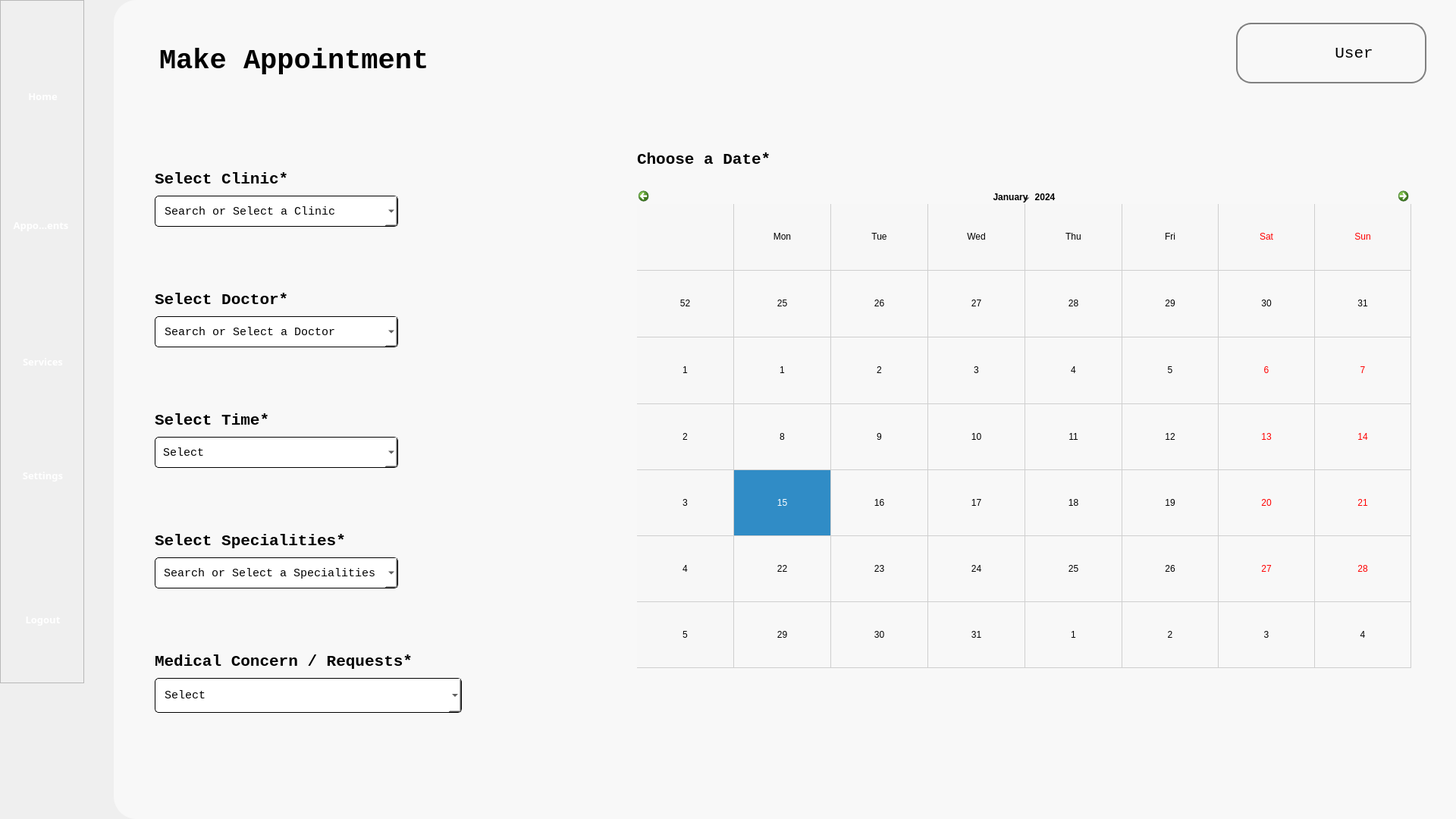
<?xml version="1.0" encoding="UTF-8"?>
<ui version="4.0">
 <class>Form</class>
 <widget class="QWidget" name="Form">
  <property name="geometry">
   <rect>
    <x>0</x>
    <y>0</y>
    <width>1920</width>
    <height>1080</height>
   </rect>
  </property>
  <property name="windowTitle">
   <string>Form</string>
  </property>
  <property name="styleSheet">
   <string notr="true">background-color: &quot;#B6D0E2&quot; </string>
  </property>
  <widget class="QWidget" name="whitebg" native="true">
   <property name="geometry">
    <rect>
     <x>150</x>
     <y>0</y>
     <width>1771</width>
     <height>1080</height>
    </rect>
   </property>
   <property name="cursor">
    <cursorShape>ArrowCursor</cursorShape>
   </property>
   <property name="styleSheet">
    <string notr="true">background-color: #F8F8F8;
border-bottom-left-radius: 30px;
border-top-left-radius: 30px;
</string>
   </property>
   <widget class="QPushButton" name="noti_icon">
    <property name="geometry">
     <rect>
      <x>1380</x>
      <y>30</y>
      <width>70</width>
      <height>81</height>
     </rect>
    </property>
    <property name="text">
     <string/>
    </property>
    <property name="icon">
     <iconset>
      <normaloff>Images/icon/notification.png</normaloff>Images/icon/notification.png</iconset>
    </property>
    <property name="iconSize">
     <size>
      <width>40</width>
      <height>40</height>
     </size>
    </property>
   </widget>
   <widget class="QLabel" name="fad_title">
    <property name="geometry">
     <rect>
      <x>60</x>
      <y>40</y>
      <width>481</width>
      <height>81</height>
     </rect>
    </property>
    <property name="font">
     <font>
      <family>Consolas</family>
      <pointsize>28</pointsize>
      <weight>75</weight>
      <bold>true</bold>
     </font>
    </property>
    <property name="text">
     <string>Make Appointment</string>
    </property>
   </widget>
   <widget class="QFrame" name="user_frame">
    <property name="geometry">
     <rect>
      <x>1480</x>
      <y>30</y>
      <width>251</width>
      <height>80</height>
     </rect>
    </property>
    <property name="styleSheet">
     <string notr="true">border-radius: 20px; border: 2px solid #808080</string>
    </property>
    <property name="frameShape">
     <enum>QFrame::StyledPanel</enum>
    </property>
    <property name="frameShadow">
     <enum>QFrame::Raised</enum>
    </property>
    <widget class="QLabel" name="profile_icon">
     <property name="geometry">
      <rect>
       <x>10</x>
       <y>10</y>
       <width>60</width>
       <height>60</height>
      </rect>
     </property>
     <property name="styleSheet">
      <string notr="true">border: none</string>
     </property>
     <property name="text">
      <string/>
     </property>
     <property name="pixmap">
      <pixmap>Images/icon/profile_icon.png</pixmap>
     </property>
     <property name="scaledContents">
      <bool>true</bool>
     </property>
    </widget>
    <widget class="QPushButton" name="profile_btn">
     <property name="geometry">
      <rect>
       <x>120</x>
       <y>25</y>
       <width>71</width>
       <height>31</height>
      </rect>
     </property>
     <property name="font">
      <font>
       <family>Consolas</family>
       <pointsize>16</pointsize>
      </font>
     </property>
     <property name="styleSheet">
      <string notr="true">border: none</string>
     </property>
     <property name="text">
      <string>User</string>
     </property>
    </widget>
   </widget>
   <widget class="QLabel" name="label">
    <property name="geometry">
     <rect>
      <x>690</x>
      <y>190</y>
      <width>591</width>
      <height>41</height>
     </rect>
    </property>
    <property name="font">
     <font>
      <family>Consolas</family>
      <pointsize>16</pointsize>
      <weight>75</weight>
      <bold>true</bold>
     </font>
    </property>
    <property name="text">
     <string>Choose a Date*</string>
    </property>
   </widget>
   <widget class="QCalendarWidget" name="calendarWidget">
    <property name="geometry">
     <rect>
      <x>690</x>
      <y>250</y>
      <width>1021</width>
      <height>631</height>
     </rect>
    </property>
    <property name="styleSheet">
     <string notr="true">color: black; </string>
    </property>
    <property name="gridVisible">
     <bool>true</bool>
    </property>
    <property name="navigationBarVisible">
     <bool>true</bool>
    </property>
    <property name="dateEditEnabled">
     <bool>true</bool>
    </property>
   </widget>
   <widget class="QWidget" name="">
    <property name="geometry">
     <rect>
      <x>54</x>
      <y>146</y>
      <width>521</width>
      <height>871</height>
     </rect>
    </property>
    <layout class="QVBoxLayout" name="verticalLayout">
     <property name="sizeConstraint">
      <enum>QLayout::SetDefaultConstraint</enum>
     </property>
     <item>
      <layout class="QVBoxLayout" name="clinic_layout">
       <property name="sizeConstraint">
        <enum>QLayout::SetFixedSize</enum>
       </property>
       <item>
        <widget class="QLabel" name="clinic_label">
         <property name="minimumSize">
          <size>
           <width>210</width>
           <height>32</height>
          </size>
         </property>
         <property name="maximumSize">
          <size>
           <width>210</width>
           <height>32</height>
          </size>
         </property>
         <property name="font">
          <font>
           <family>Consolas</family>
           <pointsize>16</pointsize>
           <weight>75</weight>
           <bold>true</bold>
          </font>
         </property>
         <property name="text">
          <string>Select Clinic*</string>
         </property>
        </widget>
       </item>
       <item>
        <widget class="QComboBox" name="clinic_dropdown">
         <property name="minimumSize">
          <size>
           <width>321</width>
           <height>41</height>
          </size>
         </property>
         <property name="maximumSize">
          <size>
           <width>321</width>
           <height>41</height>
          </size>
         </property>
         <property name="font">
          <font>
           <family>Consolas</family>
           <pointsize>11</pointsize>
          </font>
         </property>
         <property name="styleSheet">
          <string notr="true">border: 1px solid #000000;
border-radius: 5px; 
background-color: #FFFFFF; 
box-shadow: 2px 2px 5px rgba(0, 0, 0, 0.5); 
padding: 10px; 
font-family: Consolas;
font-size: 11pt;</string>
         </property>
         <property name="editable">
          <bool>true</bool>
         </property>
         <property name="iconSize">
          <size>
           <width>50</width>
           <height>50</height>
          </size>
         </property>
         <property name="frame">
          <bool>true</bool>
         </property>
         <item>
          <property name="text">
           <string notr="true">Search or Select a Clinic</string>
          </property>
         </item>
         <item>
          <property name="text">
           <string>test</string>
          </property>
         </item>
        </widget>
       </item>
      </layout>
     </item>
     <item>
      <layout class="QVBoxLayout" name="doc_layout">
       <item>
        <widget class="QLabel" name="doc_label">
         <property name="maximumSize">
          <size>
           <width>321</width>
           <height>32</height>
          </size>
         </property>
         <property name="font">
          <font>
           <family>Consolas</family>
           <pointsize>16</pointsize>
           <weight>75</weight>
           <bold>true</bold>
          </font>
         </property>
         <property name="text">
          <string>Select Doctor*</string>
         </property>
        </widget>
       </item>
       <item>
        <widget class="QComboBox" name="doc_dropdown">
         <property name="minimumSize">
          <size>
           <width>321</width>
           <height>41</height>
          </size>
         </property>
         <property name="maximumSize">
          <size>
           <width>321</width>
           <height>41</height>
          </size>
         </property>
         <property name="font">
          <font>
           <family>Consolas</family>
           <pointsize>11</pointsize>
          </font>
         </property>
         <property name="styleSheet">
          <string notr="true">border: 1px solid #000000;
border-radius: 5px; 
background-color: #FFFFFF; 
box-shadow: 2px 2px 5px rgba(0, 0, 0, 0.5); 
padding: 10px; 
font-family: Consolas;
font-size: 11pt;</string>
         </property>
         <property name="editable">
          <bool>true</bool>
         </property>
         <property name="iconSize">
          <size>
           <width>50</width>
           <height>50</height>
          </size>
         </property>
         <property name="frame">
          <bool>true</bool>
         </property>
         <item>
          <property name="text">
           <string notr="true">Search or Select a Doctor</string>
          </property>
         </item>
         <item>
          <property name="text">
           <string>test</string>
          </property>
         </item>
        </widget>
       </item>
      </layout>
     </item>
     <item>
      <layout class="QVBoxLayout" name="time_layout">
       <item>
        <widget class="QLabel" name="time_label">
         <property name="maximumSize">
          <size>
           <width>321</width>
           <height>32</height>
          </size>
         </property>
         <property name="font">
          <font>
           <family>Consolas</family>
           <pointsize>16</pointsize>
           <weight>75</weight>
           <bold>true</bold>
          </font>
         </property>
         <property name="text">
          <string>Select Time*</string>
         </property>
        </widget>
       </item>
       <item>
        <widget class="QComboBox" name="time_dropdown">
         <property name="minimumSize">
          <size>
           <width>321</width>
           <height>41</height>
          </size>
         </property>
         <property name="maximumSize">
          <size>
           <width>321</width>
           <height>41</height>
          </size>
         </property>
         <property name="font">
          <font>
           <family>Consolas</family>
           <pointsize>11</pointsize>
          </font>
         </property>
         <property name="styleSheet">
          <string notr="true">border: 1px solid #000000;
border-radius: 5px; 
background-color: #FFFFFF; 
box-shadow: 2px 2px 5px rgba(0, 0, 0, 0.5); 
padding: 10px; 
font-family: Consolas;
font-size: 11pt;</string>
         </property>
         <property name="editable">
          <bool>false</bool>
         </property>
         <property name="iconSize">
          <size>
           <width>50</width>
           <height>50</height>
          </size>
         </property>
         <property name="frame">
          <bool>true</bool>
         </property>
         <item>
          <property name="text">
           <string notr="true">Select</string>
          </property>
         </item>
         <item>
          <property name="text">
           <string>test</string>
          </property>
         </item>
        </widget>
       </item>
      </layout>
     </item>
     <item>
      <layout class="QVBoxLayout" name="speciality_layout">
       <item>
        <widget class="QLabel" name="speciality_label">
         <property name="maximumSize">
          <size>
           <width>349</width>
           <height>32</height>
          </size>
         </property>
         <property name="font">
          <font>
           <family>Consolas</family>
           <pointsize>16</pointsize>
           <weight>75</weight>
           <bold>true</bold>
          </font>
         </property>
         <property name="text">
          <string>Select Specialities*</string>
         </property>
        </widget>
       </item>
       <item>
        <widget class="QComboBox" name="speciality_dropdown">
         <property name="minimumSize">
          <size>
           <width>321</width>
           <height>41</height>
          </size>
         </property>
         <property name="maximumSize">
          <size>
           <width>321</width>
           <height>41</height>
          </size>
         </property>
         <property name="font">
          <font>
           <family>Consolas</family>
           <pointsize>11</pointsize>
          </font>
         </property>
         <property name="styleSheet">
          <string notr="true">border: 1px solid #000000;
border-radius: 5px; 
background-color: #FFFFFF; 
box-shadow: 2px 2px 5px rgba(0, 0, 0, 0.5); 
padding: 10px; 
font-family: Consolas;
font-size: 11pt;</string>
         </property>
         <property name="editable">
          <bool>true</bool>
         </property>
         <property name="iconSize">
          <size>
           <width>50</width>
           <height>50</height>
          </size>
         </property>
         <property name="frame">
          <bool>true</bool>
         </property>
         <item>
          <property name="text">
           <string notr="true">Search or Select a Specialities</string>
          </property>
         </item>
         <item>
          <property name="text">
           <string>test</string>
          </property>
         </item>
        </widget>
       </item>
      </layout>
     </item>
     <item>
      <layout class="QVBoxLayout" name="med_layout">
       <item>
        <widget class="QLabel" name="med_label">
         <property name="maximumSize">
          <size>
           <width>405</width>
           <height>32</height>
          </size>
         </property>
         <property name="font">
          <font>
           <family>Consolas</family>
           <pointsize>16</pointsize>
           <weight>75</weight>
           <bold>true</bold>
          </font>
         </property>
         <property name="text">
          <string>Medical Concern / Requests*</string>
         </property>
        </widget>
       </item>
       <item>
        <widget class="QComboBox" name="med_dropdown">
         <property name="minimumSize">
          <size>
           <width>321</width>
           <height>41</height>
          </size>
         </property>
         <property name="maximumSize">
          <size>
           <width>405</width>
           <height>46</height>
          </size>
         </property>
         <property name="font">
          <font>
           <family>Consolas</family>
           <pointsize>11</pointsize>
          </font>
         </property>
         <property name="styleSheet">
          <string notr="true">border: 1px solid #000000;
border-radius: 5px; 
background-color: #FFFFFF; 
box-shadow: 2px 2px 5px rgba(0, 0, 0, 0.5); 
padding: 10px; 
font-family: Consolas;
font-size: 11pt;</string>
         </property>
         <property name="editable">
          <bool>true</bool>
         </property>
         <property name="iconSize">
          <size>
           <width>50</width>
           <height>50</height>
          </size>
         </property>
         <property name="frame">
          <bool>true</bool>
         </property>
         <item>
          <property name="text">
           <string notr="true">Select</string>
          </property>
         </item>
         <item>
          <property name="text">
           <string>test</string>
          </property>
         </item>
        </widget>
       </item>
      </layout>
     </item>
    </layout>
   </widget>
  </widget>
  <widget class="QFrame" name="navbar">
   <property name="geometry">
    <rect>
     <x>0</x>
     <y>0</y>
     <width>111</width>
     <height>901</height>
    </rect>
   </property>
   <property name="frameShape">
    <enum>QFrame::StyledPanel</enum>
   </property>
   <property name="frameShadow">
    <enum>QFrame::Raised</enum>
   </property>
   <widget class="QToolButton" name="home_navigation">
    <property name="enabled">
     <bool>true</bool>
    </property>
    <property name="geometry">
     <rect>
      <x>20</x>
      <y>80</y>
      <width>73</width>
      <height>94</height>
     </rect>
    </property>
    <property name="sizePolicy">
     <sizepolicy hsizetype="Fixed" vsizetype="Fixed">
      <horstretch>0</horstretch>
      <verstretch>0</verstretch>
     </sizepolicy>
    </property>
    <property name="font">
     <font>
      <family>Source Sans Pro Semibold</family>
      <pointsize>10</pointsize>
      <weight>75</weight>
      <bold>true</bold>
     </font>
    </property>
    <property name="styleSheet">
     <string notr="true">border: none; 
color: white;</string>
    </property>
    <property name="text">
     <string>Home</string>
    </property>
    <property name="icon">
     <iconset>
      <normaloff>Images/nav_images/home_page_icon.png</normaloff>Images/nav_images/home_page_icon.png</iconset>
    </property>
    <property name="iconSize">
     <size>
      <width>70</width>
      <height>70</height>
     </size>
    </property>
    <property name="toolButtonStyle">
     <enum>Qt::ToolButtonTextUnderIcon</enum>
    </property>
   </widget>
   <widget class="QToolButton" name="appointments_navigation">
    <property name="enabled">
     <bool>true</bool>
    </property>
    <property name="geometry">
     <rect>
      <x>10</x>
      <y>250</y>
      <width>88</width>
      <height>94</height>
     </rect>
    </property>
    <property name="sizePolicy">
     <sizepolicy hsizetype="Fixed" vsizetype="Fixed">
      <horstretch>0</horstretch>
      <verstretch>0</verstretch>
     </sizepolicy>
    </property>
    <property name="font">
     <font>
      <family>Source Sans Pro Semibold</family>
      <pointsize>10</pointsize>
      <weight>75</weight>
      <bold>true</bold>
     </font>
    </property>
    <property name="styleSheet">
     <string notr="true">border: none; 
color: white;</string>
    </property>
    <property name="text">
     <string>Appointments</string>
    </property>
    <property name="icon">
     <iconset>
      <normaloff>Images/nav_images/appointment_page_icon.png</normaloff>Images/nav_images/appointment_page_icon.png</iconset>
    </property>
    <property name="iconSize">
     <size>
      <width>70</width>
      <height>70</height>
     </size>
    </property>
    <property name="toolButtonStyle">
     <enum>Qt::ToolButtonTextUnderIcon</enum>
    </property>
   </widget>
   <widget class="QToolButton" name="services_navigation">
    <property name="enabled">
     <bool>true</bool>
    </property>
    <property name="geometry">
     <rect>
      <x>20</x>
      <y>430</y>
      <width>73</width>
      <height>94</height>
     </rect>
    </property>
    <property name="sizePolicy">
     <sizepolicy hsizetype="Fixed" vsizetype="Fixed">
      <horstretch>0</horstretch>
      <verstretch>0</verstretch>
     </sizepolicy>
    </property>
    <property name="font">
     <font>
      <family>Source Sans Pro Semibold</family>
      <pointsize>10</pointsize>
      <weight>75</weight>
      <bold>true</bold>
     </font>
    </property>
    <property name="styleSheet">
     <string notr="true">border: none; 
color: white;</string>
    </property>
    <property name="text">
     <string>Services</string>
    </property>
    <property name="icon">
     <iconset>
      <normaloff>Images/nav_images/services_icon.png</normaloff>Images/nav_images/services_icon.png</iconset>
    </property>
    <property name="iconSize">
     <size>
      <width>70</width>
      <height>70</height>
     </size>
    </property>
    <property name="toolButtonStyle">
     <enum>Qt::ToolButtonTextUnderIcon</enum>
    </property>
   </widget>
   <widget class="QToolButton" name="settings_navigation">
    <property name="enabled">
     <bool>true</bool>
    </property>
    <property name="geometry">
     <rect>
      <x>20</x>
      <y>580</y>
      <width>73</width>
      <height>94</height>
     </rect>
    </property>
    <property name="sizePolicy">
     <sizepolicy hsizetype="Fixed" vsizetype="Fixed">
      <horstretch>0</horstretch>
      <verstretch>0</verstretch>
     </sizepolicy>
    </property>
    <property name="font">
     <font>
      <family>Source Sans Pro Semibold</family>
      <pointsize>10</pointsize>
      <weight>75</weight>
      <bold>true</bold>
     </font>
    </property>
    <property name="styleSheet">
     <string notr="true">border: none; 
color: white;</string>
    </property>
    <property name="text">
     <string>Settings</string>
    </property>
    <property name="icon">
     <iconset>
      <normaloff>Images/nav_images/settings_page_icon.png</normaloff>Images/nav_images/settings_page_icon.png</iconset>
    </property>
    <property name="iconSize">
     <size>
      <width>70</width>
      <height>70</height>
     </size>
    </property>
    <property name="toolButtonStyle">
     <enum>Qt::ToolButtonTextUnderIcon</enum>
    </property>
   </widget>
   <widget class="QToolButton" name="logout_navigation">
    <property name="enabled">
     <bool>true</bool>
    </property>
    <property name="geometry">
     <rect>
      <x>20</x>
      <y>770</y>
      <width>73</width>
      <height>94</height>
     </rect>
    </property>
    <property name="sizePolicy">
     <sizepolicy hsizetype="Fixed" vsizetype="Fixed">
      <horstretch>0</horstretch>
      <verstretch>0</verstretch>
     </sizepolicy>
    </property>
    <property name="font">
     <font>
      <family>Source Sans Pro Semibold</family>
      <pointsize>10</pointsize>
      <weight>75</weight>
      <bold>true</bold>
     </font>
    </property>
    <property name="styleSheet">
     <string notr="true">border: none; 
color: white;</string>
    </property>
    <property name="text">
     <string>Logout</string>
    </property>
    <property name="icon">
     <iconset>
      <normaloff>Images/nav_images/logout_icon.png</normaloff>Images/nav_images/logout_icon.png</iconset>
    </property>
    <property name="iconSize">
     <size>
      <width>70</width>
      <height>70</height>
     </size>
    </property>
    <property name="toolButtonStyle">
     <enum>Qt::ToolButtonTextUnderIcon</enum>
    </property>
   </widget>
  </widget>
 </widget>
 <resources/>
 <connections/>
</ui>
